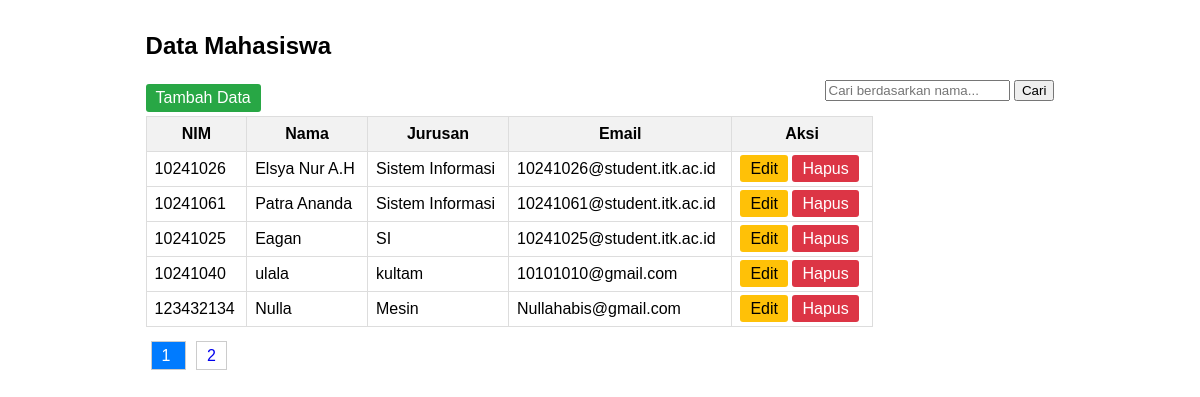
Page /PL_elsya/Data_Mahasiswa/index.php on the committed database.
### tables this page shows
CREATE TABLE `mahasiswa` (
  `id` int(11) NOT NULL,
  `nim` varchar(10) NOT NULL,
  `nama` varchar(100) NOT NULL,
  `jurusan` varchar(50) DEFAULT NULL,
  `email` varchar(100) DEFAULT NULL
);

### PL_elsya/Data_Mahasiswa/index.php (the view, shortened to what this page needs)
<?php
$pdo = getKoneksi();
$limit = 5;
$halaman = isset($_GET['halaman']) ? (int)$_GET['halaman'] : 1;
$offset = ($halaman - 1) * $limit;
$search = isset($_GET['search']) ? $_GET['search'] : '';
$params = [];
$sql = "SELECT * FROM mahasiswa";
$sql_count = "SELECT COUNT(*) FROM mahasiswa";
$stmt_count = $pdo->prepare($sql_count);
$stmt_count->execute($params);
$total_data = $stmt_count->fetchColumn();
$total_halaman = ceil($total_data / $limit);
$sql .= " LIMIT ? OFFSET ?";
$params[] = $limit;
$params[] = $offset;
$stmt = $pdo->prepare($sql);
$i = 1;
foreach ($params as $key => $value) {
    if (is_int($value)) {
        $stmt->bindValue($i, $value, PDO::PARAM_INT);
    } else {
        $stmt->bindValue($i, $value, PDO::PARAM_STR);
    }
    $i++;
}
$stmt->execute();
$mahasiswa = $stmt->fetchAll();
?>
<!DOCTYPE html>
<html lang="id">
<head>
</head>
<body>
<div class="container">
    <h2>Data Mahasiswa</h2>
    <div class="flex-between">
        <a href="tambah.php" class="btn btn-add">Tambah Data</a>
        <form method="GET" action="index.php" class="search-form">
            <input type="text" name="search" placeholder="Cari berdasarkan nama..." value="<?= htmlspecialchars($search) ?>">
            <button type="submit">Cari</button>
        </form>
    </div>
    <table>
        <thead>
            <tr>
                <th>NIM</th>
                <th>Nama</th>
                <th>Jurusan</th>
                <th>Email</th>
                <th>Aksi</th>
            </tr>
        </thead>
        <tbody>
            <?php if (count($mahasiswa) > 0): ?>
                <?php foreach ($mahasiswa as $mhs): ?>
                <tr>
                    <td><?= htmlspecialchars($mhs['nim']) ?></td>
                    <td><?= htmlspecialchars($mhs['nama']) ?></td>
                    <td><?= htmlspecialchars($mhs['jurusan']) ?></td>
                    <td><?= htmlspecialchars($mhs['email']) ?></td>
                    <td>
                        <a href="edit.php?id=<?= $mhs['id'] ?>" class="btn btn-edit">Edit</a>
                        <a href="hapus.php?id=<?= $mhs['id'] ?>" class="btn btn-delete" onclick="return confirm('Yakin ingin menghapus data ini?')">Hapus</a>
                    </td>
                </tr>
                <?php endforeach; ?>
            <?php else: ?>
                <tr>
                    <td colspan="5" style="text-align: center;">Data tidak ditemukan.</td>
                </tr>
            <?php endif; ?>
        </tbody>
    </table>
    <div class="pagination" style="margin-top: 20px;">
        <?php for ($i = 1; $i <= $total_halaman; $i++): ?>
            <a href="?halaman=<?= $i ?>&search=<?= htmlspecialchars($search) ?>" class="<?= ($i == $halaman) ? 'active' : '' ?>">
                <?= $i ?>
            </a>
        <?php endfor; ?>
    </div>
</div>
</body>
</html>

### PL_elsya/Data_Mahasiswa/index.php (style rules this page uses)
body { font-family: sans-serif; margin: 2em; }
table { border-collapse: collapse; width: 80%; }
th, td { border: 1px solid #ddd; padding: 8px; }
th { background-color: #f2f2f2; }
.container { width: 80%; margin: auto; }
.flex-between { display: flex; justify-content: space-between; align-items: center; }
.pagination a { margin: 0 5px; text-decoration: none; padding: 5px 10px; border: 1px solid #ccc; }
.pagination a.active { background-color: #007bff; color: white; }
.search-form { margin-bottom: 15px; }
.btn { padding: 5px 10px; text-decoration: none; border-radius: 3px; }
.btn-add { background-color: #28a745; color: white; }
.btn-edit { background-color: #ffc107; color: black; }
.btn-delete { background-color: #dc3545; color: white; }

### rows in the picture
mahasiswa: nim "10241026", nama "Elsya Nur A.H", jurusan "Sistem Informasi", email "10241026@student.itk.ac.id"
mahasiswa: nim "10241061", nama "Patra Ananda", jurusan "Sistem Informasi", email "10241061@student.itk.ac.id"
mahasiswa: nim "10241025", nama "Eagan", jurusan "SI", email "10241025@student.itk.ac.id"
mahasiswa: nim "10241040", nama "ulala", jurusan "kultam", email "10101010@gmail.com"
mahasiswa: nim "123432134", nama "Nulla", jurusan "Mesin", email "Nullahabis@gmail.com"
